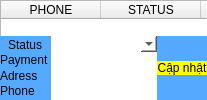
            <widget class="QWidget" name="page_2">
             <layout class="QVBoxLayout" name="verticalLayout_10">
              <property name="spacing">
               <number>0</number>
              </property>
              <property name="leftMargin">
               <number>0</number>
              </property>
              <property name="topMargin">
               <number>0</number>
              </property>
              <property name="rightMargin">
               <number>0</number>
              </property>
              <property name="bottomMargin">
               <number>0</number>
              </property>
              <item>
               <widget class="QFrame" name="frame_10">
                <property name="frameShape">
                 <enum>QFrame::StyledPanel</enum>
                </property>
                <property name="frameShadow">
                 <enum>QFrame::Raised</enum>
                </property>
                <widget class="QTableWidget" name="tableWidget_2">
                 <property name="geometry">
                  <rect>
                   <x>0</x>
                   <y>0</y>
                   <width>1011</width>
                   <height>331</height>
                  </rect>
                 </property>
                 <column>
                  <property name="text">
                   <string>PHONE</string>
                  </property>
                  <property name="font">
                   <font>
                    <weight>50</weight>
                    <bold>false</bold>
                   </font>
                  </property>
                  <property name="textAlignment">
                   <set>AlignCenter</set>
                  </property>
                 </column>
                 <column>
                  <property name="text">
                   <string>STATUS</string>
                  </property>
                  <property name="textAlignment">
                   <set>AlignCenter</set>
                  </property>
                 </column>
                 <column>
                  <property name="text">
                   <string>PAYMENT</string>
                  </property>
                  <property name="textAlignment">
                   <set>AlignCenter</set>
                  </property>
                 </column>
                 <column>
                  <property name="text">
                   <string>ADDRESS</string>
                  </property>
                  <property name="textAlignment">
                   <set>AlignCenter</set>
                  </property>
                 </column>
                 <column>
                  <property name="text">
                   <string>DATE</string>
                  </property>
                  <property name="textAlignment">
                   <set>AlignCenter</set>
                  </property>
                 </column>
                 <column>
                  <property name="text">
                   <string>TOTAL</string>
                  </property>
                  <property name="textAlignment">
                   <set>AlignCenter</set>
                  </property>
                 </column>
                 <column>
                  <property name="text">
                   <string/>
                  </property>
                 </column>
                </widget>
               </widget>
              </item>
              <item>
               <widget class="QFrame" name="frame_11">
                <property name="styleSheet">
                 <string notr="true">background-color: rgb(85, 170, 255);
border-bottom-left-radius: 0px;</string>
                </property>
                <property name="frameShape">
                 <enum>QFrame::StyledPanel</enum>
                </property>
                <property name="frameShadow">
                 <enum>QFrame::Raised</enum>
                </property>
                <layout class="QHBoxLayout" name="horizontalLayout_8">
                 <property name="spacing">
                  <number>0</number>
                 </property>
                 <property name="leftMargin">
                  <number>0</number>
                 </property>
                 <property name="topMargin">
                  <number>0</number>
                 </property>
                 <property name="rightMargin">
                  <number>0</number>
                 </property>
                 <property name="bottomMargin">
                  <number>0</number>
                 </property>
                 <item>
                  <widget class="QFrame" name="frame_7">
                   <property name="frameShape">
                    <enum>QFrame::StyledPanel</enum>
                   </property>
                   <property name="frameShadow">
                    <enum>QFrame::Raised</enum>
                   </property>
                   <layout class="QVBoxLayout" name="verticalLayout_8">
                    <property name="spacing">
                     <number>0</number>
                    </property>
                    <property name="leftMargin">
                     <number>0</number>
                    </property>
                    <property name="topMargin">
                     <number>0</number>
                    </property>
                    <property name="rightMargin">
                     <number>0</number>
                    </property>
                    <property name="bottomMargin">
                     <number>0</number>
                    </property>
                    <item alignment="Qt::AlignHCenter|Qt::AlignBottom">
                     <widget class="QLabel" name="label_5">
                      <property name="styleSheet">
                       <string notr="true">font: 75 16pt &quot;MS Shell Dlg 2&quot;;</string>
                      </property>
                      <property name="text">
                       <string>Status</string>
                      </property>
                      <property name="alignment">
                       <set>Qt::AlignBottom|Qt::AlignLeading|Qt::AlignLeft</set>
                      </property>
                     </widget>
                    </item>
                    <item>
                     <widget class="QLabel" name="label_6">
                      <property name="styleSheet">
                       <string notr="true">font: 75 16pt &quot;MS Shell Dlg 2&quot;;</string>
                      </property>
                      <property name="text">
                       <string>Payment </string>
                      </property>
                      <property name="alignment">
                       <set>Qt::AlignLeading|Qt::AlignLeft|Qt::AlignVCenter</set>
                      </property>
                     </widget>
                    </item>
                    <item>
                     <widget class="QLabel" name="label_7">
                      <property name="styleSheet">
                       <string notr="true">font: 75 16pt &quot;MS Shell Dlg 2&quot;;</string>
                      </property>
                      <property name="text">
                       <string>Adress</string>
                      </property>
                      <property name="alignment">
                       <set>Qt::AlignLeading|Qt::AlignLeft|Qt::AlignVCenter</set>
                      </property>
                     </widget>
                    </item>
                    <item>
                     <widget class="QLabel" name="label_8">
                      <property name="styleSheet">
                       <string notr="true">font: 75 16pt &quot;MS Shell Dlg 2&quot;;</string>
                      </property>
                      <property name="text">
                       <string>Phone</string>
                      </property>
                      <property name="alignment">
                       <set>Qt::AlignLeading|Qt::AlignLeft|Qt::AlignTop</set>
                      </property>
                     </widget>
                    </item>
                   </layout>
                  </widget>
                 </item>
                 <item>
                  <widget class="QFrame" name="frame_8">
                   <property name="frameShape">
                    <enum>QFrame::StyledPanel</enum>
                   </property>
                   <property name="frameShadow">
                    <enum>QFrame::Raised</enum>
                   </property>
                   <layout class="QVBoxLayout" name="verticalLayout_11">
                    <property name="spacing">
                     <number>0</number>
                    </property>
                    <property name="leftMargin">
                     <number>0</number>
                    </property>
                    <property name="topMargin">
                     <number>0</number>
                    </property>
                    <property name="rightMargin">
                     <number>0</number>
                    </property>
                    <property name="bottomMargin">
                     <number>0</number>
                    </property>
                    <item>
                     <widget class="QComboBox" name="comboBox_2">
                      <property name="styleSheet">
                       <string notr="true">font: 75 16pt &quot;MS Shell Dlg 2&quot;;
background-color: rgb(255, 255, 255);border-radius:0px;</string>
                      </property>
                     </widget>
                    </item>
                    <item>
                     <widget class="QLineEdit" name="paymentOD">
                      <property name="styleSheet">
                       <string notr="true">font: 75 16pt &quot;MS Shell Dlg 2&quot;;
background-color: rgb(255, 255, 255);border-radius:0px;</string>
                      </property>
                     </widget>
                    </item>
                    <item>
                     <widget class="QLineEdit" name="addressOD">
                      <property name="styleSheet">
                       <string notr="true">border-radius:0px;font: 75 16pt &quot;MS Shell Dlg 2&quot;;
background-color: rgb(255, 255, 255);</string>
                      </property>
                     </widget>
                    </item>
                    <item>
                     <widget class="QLineEdit" name="phoneOD">
                      <property name="styleSheet">
                       <string notr="true">border-radius:0px;font: 75 16pt &quot;MS Shell Dlg 2&quot;;
background-color: rgb(255, 255, 255);</string>
                      </property>
                     </widget>
                    </item>
                   </layout>
                  </widget>
                 </item>
                 <item>
                  <widget class="QFrame" name="frame_9">
                   <property name="frameShape">
                    <enum>QFrame::StyledPanel</enum>
                   </property>
                   <property name="frameShadow">
                    <enum>QFrame::Raised</enum>
                   </property>
                   <layout class="QVBoxLayout" name="verticalLayout_9">
                    <property name="spacing">
                     <number>0</number>
                    </property>
                    <property name="leftMargin">
                     <number>0</number>
                    </property>
                    <property name="topMargin">
                     <number>0</number>
                    </property>
                    <property name="rightMargin">
                     <number>0</number>
                    </property>
                    <property name="bottomMargin">
                     <number>0</number>
                    </property>
                    <item>
                     <widget class="QPushButton" name="updateOD">
                      <property name="cursor">
                       <cursorShape>OpenHandCursor</cursorShape>
                      </property>
                      <property name="styleSheet">
                       <string notr="true">font: 75 16pt &quot;MS Shell Dlg 2&quot;;
background-color: rgb(255, 255, 0);
border-bottom-right-radius:0px;</string>
                      </property>
                      <property name="text">
                       <string>Cập nhật</string>
                      </property>
                     </widget>
                    </item>
                   </layout>
                  </widget>
                 </item>
                </layout>
               </widget>
              </item>
             </layout>
            </widget>
